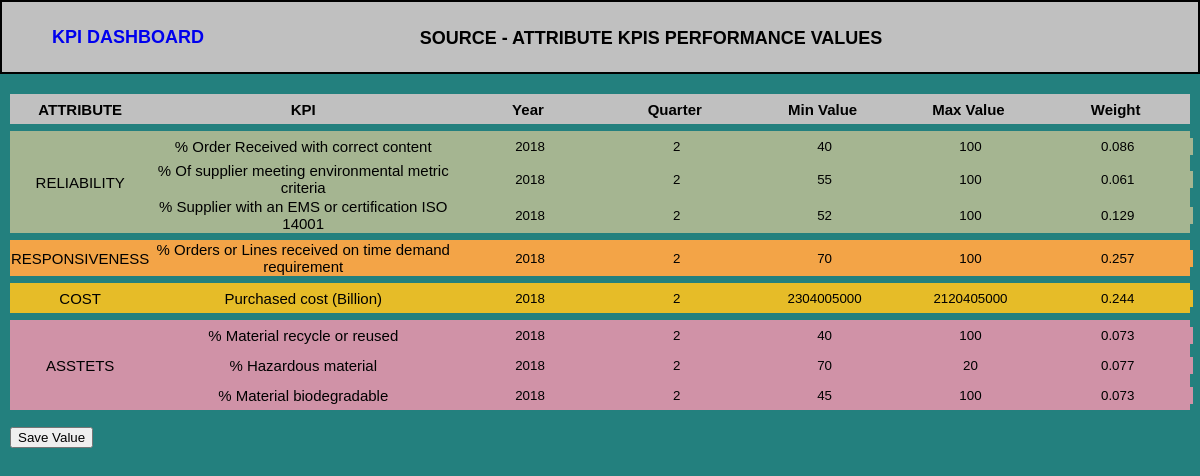
Screenshot of /source/edit-snorm.php with the database file from the repository.
### tables this page shows
CREATE TABLE "SNORMSource" (
	`id`	INTEGER PRIMARY KEY AUTOINCREMENT,
	`Attribute`	TEXT,
	`KPI`	TEXT,
	`Tahun`	TEXT,
	`Quarter`	TEXT,
	`ActualValue`	TEXT,
	`MinValue`	TEXT,
	`MaxValue`	TEXT,
	`SNORMValue`	TEXT,
	`Weight`	TEXT,
	`PerformanceValue`	TEXT
);

### source/edit-snorm.php (the view, shortened to what this page needs)
<?php
require '../layout.php';
?>
<body>
    <div id="container">
        <div id="header-detail">
            <a href="<?php echo $baseUrl ?>" style="color=black; text-decoration:none"><span style="float:left; margin-left:50px; margin-top: 25px">KPI DASHBOARD</span></a>
            <span style="margin-left:-100px">SOURCE - ATTRIBUTE KPIS PERFORMANCE VALUES</span>
        </div>
        <?php
            $dir = 'sqlite:../db.db';
            $dbh = new PDO($dir) or die("Cannot open the database");
            $querySnorm = "SELECT * FROM SNORMSource";
            $getSnorm = $dbh->prepare($querySnorm);
            $getSnorm->execute();
            $snorm = $getSnorm->fetchAll();
        ?>
        <div id="attributes">
            <form action="" method="post" name="submit">
                <table style="width:100%; margin-top: 20px; border:0px; border-collapse: collapse; ">
                    <tr style="background: #C0C0C0; height: 30px; ">
                        <th>ATTRIBUTE</th>
                        <th>KPI</th>
                        <th>Year</th>
                        <th>Quarter</th>
                        <th>Min Value</th>
                        <th>Max Value</th>
                        <th>Weight</th>
                    </tr>
                    <tr style="height:7px;"></tr>
                    <tr style="background: #A5B591; height: 30px; ">
                        <td align="center" rowspan="3">RELIABILITY</td>
                        <td align="center"><?php echo $snorm[0]['KPI'] ?></td>
                        <td align="center"><input type="text" name="year1" value="<?php echo $snorm[0]['Tahun'] ?>" style="width:100%; height:100%; background: #A5B591; border: 0px; text-align:center"></td>
                        <td align="center"><input type="text" name="quarter1" value="<?php echo $snorm[0]['Quarter'] ?>" style="width:100%; height:100%; background: #A5B591; border: 0px; text-align:center"></td>
                        <td align="center"><input type="text" name="min1" value="<?php echo $snorm[0]['MinValue'] ?>" style="width:100%; height:100%; background: #A5B591; border: 0px; text-align:center"></td>
                        <td align="center"><input type="text" name="max1" value="<?php echo $snorm[0]['MaxValue'] ?>" style="width:100%; height:100%; background: #A5B591; border: 0px; text-align:center"></td>
                        <td align="center"><input type="text" name="weight1" value="<?php echo $snorm[0]['Weight'] ?>" style="width:100%; height:100%; background: #A5B591; border: 0px; text-align:center"></td>
                    </tr>
                    <tr style="background: #A5B591; height: 30px; ">
                        <td align="center"><?php echo $snorm[1]['KPI'] ?></td>
                        <td align="center"><input type="text" name="year2" value="<?php echo $snorm[1]['Tahun'] ?>" style="width:100%; height:100%; background: #A5B591; border: 0px; text-align:center"></td>
                        <td align="center"><input type="text" name="quarter2" value="<?php echo $snorm[1]['Quarter'] ?>" style="width:100%; height:100%; background: #A5B591; border: 0px; text-align:center"></td>
                        <td align="center"><input type="text" name="min2" value="<?php echo $snorm[1]['MinValue'] ?>" style="width:100%; height:100%; background: #A5B591; border: 0px; text-align:center"></td>
                        <td align="center"><input type="text" name="max2" value="<?php echo $snorm[1]['MaxValue'] ?>" style="width:100%; height:100%; background: #A5B591; border: 0px; text-align:center"></td>
                        <td align="center"><input type="text" name="weight2" value="<?php echo $snorm[1]['Weight'] ?>" style="width:100%; height:100%; background: #A5B591; border: 0px; text-align:center"></td>
                    </tr>
                    <tr style="background: #A5B591; height: 30px; ">
                        <td align="center"><?php echo $snorm[2]['KPI'] ?></td>
                        <td align="center"><input type="text" name="year3" value="<?php echo $snorm[2]['Tahun'] ?>" style="width:100%; height:100%; background: #A5B591; border: 0px; text-align:center"></td>
                        <td align="center"><input type="text" name="quarter3" value="<?php echo $snorm[2]['Quarter'] ?>" style="width:100%; height:100%; background: #A5B591; border: 0px; text-align:center"></td>
                        <td align="center"><input type="text" name="min3" value="<?php echo $snorm[2]['MinValue'] ?>" style="width:100%; height:100%; background: #A5B591; border: 0px; text-align:center"></td>
                        <td align="center"><input type="text" name="max3" value="<?php echo $snorm[2]['MaxValue'] ?>" style="width:100%; height:100%; background: #A5B591; border: 0px; text-align:center"></td>
                        <td align="center"><input type="text" name="weight3" value="<?php echo $snorm[2]['Weight'] ?>" style="width:100%; height:100%; background: #A5B591; border: 0px; text-align:center"></td>
                    </tr>
                    <tr style="height:7px;"></tr>
                    <tr style="background: #F3A447; height: 30px; ">
                        <td align="center" rowspan="1">RESPONSIVENESS</td>
                        <td align="center"><?php echo $snorm[3]['KPI'] ?></td>
                        <td align="center"><input type="text" name="year4" value="<?php echo $snorm[3]['Tahun'] ?>" style="width:100%; height:100%; background: #F3A447; border: 0px; text-align:center"></td>
                        <td align="center"><input type="text" name="quarter4" value="<?php echo $snorm[3]['Quarter'] ?>" style="width:100%; height:100%; background: #F3A447; border: 0px; text-align:center"></td>
                        <td align="center"><input type="text" name="min4" value="<?php echo $snorm[3]['MinValue'] ?>" style="width:100%; height:100%; background: #F3A447; border: 0px; text-align:center"></td>
                        <td align="center"><input type="text" name="max4" value="<?php echo $snorm[3]['MaxValue'] ?>" style="width:100%; height:100%; background: #F3A447; border: 0px; text-align:center"></td>
                        <td align="center"><input type="text" name="weight4" value="<?php echo $snorm[3]['Weight'] ?>" style="width:100%; height:100%; background: #F3A447; border: 0px; text-align:center"></td>
                    </tr>
                    <tr style="height:7px;"></tr>
                    <tr style="background: #E6BC28; height: 30px; ">
                        <td align="center" rowspan="1">COST</td>
                        <td align="center"><?php echo $snorm[4]['KPI'] ?></td>
                        <td align="center"><input type="text" name="year5" value="<?php echo $snorm[4]['Tahun'] ?>" style="width:100%; height:100%; background: #E6BC28; border: 0px; text-align:center"></td>
                        <td align="center"><input type="text" name="quarter5" value="<?php echo $snorm[4]['Quarter'] ?>" style="width:100%; height:100%; background: #E6BC28; border: 0px; text-align:center"></td>
                        <td align="center"><input type="text" name="min5" value="<?php echo $snorm[4]['MinValue'] ?>" style="width:100%; height:100%; background: #E6BC28; border: 0px; text-align:center"></td>
                        <td align="center"><input type="text" name="max5" value="<?php echo $snorm[4]['MaxValue'] ?>" style="width:100%; height:100%; background: #E6BC28; border: 0px; text-align:center"></td>
                        <td align="center"><input type="text" name="weight5" value="<?php echo $snorm[4]['Weight'] ?>" style="width:100%; height:100%; background: #E6BC28; border: 0px; text-align:center"></td>
                    </tr>
                    <tr style="height:7px;"></tr>
                    <tr style="background: #D092A7; height: 30px; ">
                        <td align="center" rowspan="3">ASSTETS</td>
                        <td align="center"><?php echo $snorm[5]['KPI'] ?></td>
                        <td align="center"><input type="text" name="year6" value="<?php echo $snorm[5]['Tahun'] ?>" style="width:100%; height:100%; background: #D092A7; border: 0px; text-align:center"></td>
                        <td align="center"><input type="text" name="quarter6" value="<?php echo $snorm[5]['Quarter'] ?>" style="width:100%; height:100%; background: #D092A7; border: 0px; text-align:center"></td>
                        <td align="center"><input type="text" name="min6" value="<?php echo $snorm[5]['MinValue'] ?>" style="width:100%; height:100%; background: #D092A7; border: 0px; text-align:center"></td>
                        <td align="center"><input type="text" name="max6" value="<?php echo $snorm[5]['MaxValue'] ?>" style="width:100%; height:100%; background: #D092A7; border: 0px; text-align:center"></td>
                        <td align="center"><input type="text" name="weight6" value="<?php echo $snorm[5]['Weight'] ?>" style="width:100%; height:100%; background: #D092A7; border: 0px; text-align:center"></td>
                    </tr>
                    <tr style="background: #D092A7; height: 30px; ">
                        <td align="center"><?php echo $snorm[6]['KPI'] ?></td>
                        <td align="center"><input type="text" name="year7" value="<?php echo $snorm[6]['Tahun'] ?>" style="width:100%; height:100%; background: #D092A7; border: 0px; text-align:center"></td>
                        <td align="center"><input type="text" name="quarter7" value="<?php echo $snorm[6]['Quarter'] ?>" style="width:100%; height:100%; background: #D092A7; border: 0px; text-align:center"></td>
                        <td align="center"><input type="text" name="min7" value="<?php echo $snorm[6]['MinValue'] ?>" style="width:100%; height:100%; background: #D092A7; border: 0px; text-align:center"></td>
                        <td align="center"><input type="text" name="max7" value="<?php echo $snorm[6]['MaxValue'] ?>" style="width:100%; height:100%; background: #D092A7; border: 0px; text-align:center"></td>
                        <td align="center"><input type="text" name="weight7" value="<?php echo $snorm[6]['Weight'] ?>" style="width:100%; height:100%; background: #D092A7; border: 0px; text-align:center"></td>
                    </tr>
                    <tr style="background: #D092A7; height: 30px; ">
                        <td align="center"><?php echo $snorm[7]['KPI'] ?></td>
                        <td align="center"><input type="text" name="year8" value="<?php echo $snorm[7]['Tahun'] ?>" style="width:100%; height:100%; background: #D092A7; border: 0px; text-align:center"></td>
                        <td align="center"><input type="text" name="quarter8" value="<?php echo $snorm[7]['Quarter'] ?>" style="width:100%; height:100%; background: #D092A7; border: 0px; text-align:center"></td>
                        <td align="center"><input type="text" name="min8" value="<?php echo $snorm[7]['MinValue'] ?>" style="width:100%; height:100%; background: #D092A7; border: 0px; text-align:center"></td>
                        <td align="center"><input type="text" name="max8" value="<?php echo $snorm[7]['MaxValue'] ?>" style="width:100%; height:100%; background: #D092A7; border: 0px; text-align:center"></td>
                        <td align="center"><input type="text" name="weight8" value="<?php echo $snorm[7]['Weight'] ?>" style="width:100%; height:100%; background: #D092A7; border: 0px; text-align:center"></td>
                    </tr>
                </table>
                <br>
                <input type="submit" name="submit" id="inputSubmit" value="Save Value" />
            </form>
        </div>
    </div>
</body>

### css/style.css (style rules this page uses)
html,body { background: #23807E; color: #000; font-size:15px; margin:0; padding: 0; height: 100%; width : 100%; font-family: sans-serif; }
#container { height: 100%; width: 100%; }
#header-detail { height: 70px; line-height: 70px; text-align: center; font-size: 18px; font-weight: bold; background: #c0c0c0; border: 2px solid black; }
#header-detail span { display: inline-block; vertical-align: middle; line-height: normal; }
#attributes { margin-top: 20px; margin-left: 10px; margin-right: 10px; margin-bottom: 50px; }

### rows the page displays
snormsource: KPI "% Order Received with correct content", year1 "2018", quarter1 "2", min1 "40", max1 "100", weight1 "0.086"
snormsource: KPI "% Of supplier meeting environmental metric criteria", year2 "2018", quarter2 "2", min2 "55", max2 "100", weight2 "0.061"
snormsource: KPI "% Supplier with an EMS or certification ISO 14001", year3 "2018", quarter3 "2", min3 "52", max3 "100", weight3 "0.129"
snormsource: KPI "% Orders or Lines received on time demand requirement", year4 "2018", quarter4 "2", min4 "70", max4 "100", weight4 "0.257"
snormsource: KPI "Purchased cost (Billion)", year5 "2018", quarter5 "2", min5 "2304005000", max5 "2120405000", weight5 "0.244"
snormsource: KPI "% Material recycle or reused", year6 "2018", quarter6 "2", min6 "40", max6 "100", weight6 "0.073"
snormsource: KPI "% Hazardous material", year7 "2018", quarter7 "2", min7 "70", max7 "20", weight7 "0.077"
snormsource: KPI "% Material biodegradable", year8 "2018", quarter8 "2", min8 "45", max8 "100", weight8 "0.073"
